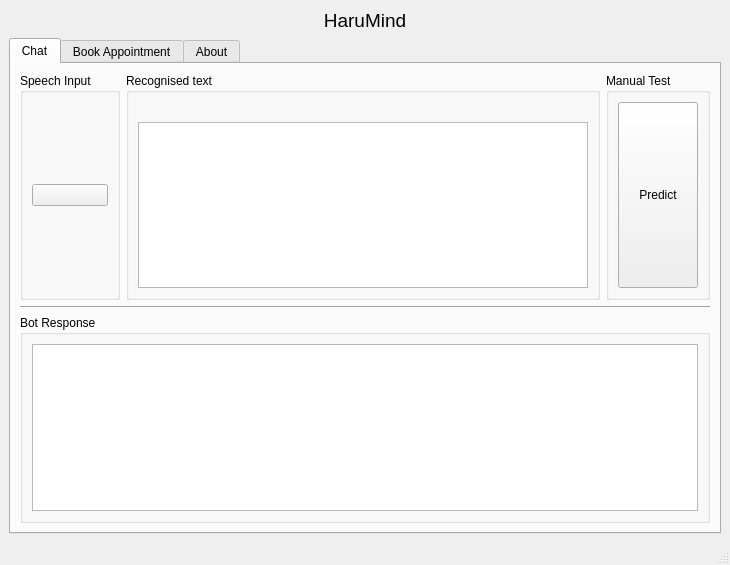
<?xml version="1.0" encoding="UTF-8"?>
<ui version="4.0">
 <class>MainWindow</class>
 <widget class="QMainWindow" name="MainWindow">
  <property name="geometry">
   <rect>
    <x>0</x>
    <y>0</y>
    <width>730</width>
    <height>565</height>
   </rect>
  </property>
  <property name="windowTitle">
   <string>HaruMind</string>
  </property>
  <widget class="QWidget" name="centralwidget">
   <layout class="QGridLayout" name="gridLayout">
    <item row="0" column="0">
     <widget class="QLabel" name="label">
      <property name="font">
       <font>
        <pointsize>14</pointsize>
       </font>
      </property>
      <property name="text">
       <string>HaruMind</string>
      </property>
      <property name="alignment">
       <set>Qt::AlignCenter</set>
      </property>
     </widget>
    </item>
    <item row="1" column="0">
     <widget class="QTabWidget" name="tabWidget">
      <property name="currentIndex">
       <number>0</number>
      </property>
      <widget class="QWidget" name="tab">
       <attribute name="title">
        <string>Chat</string>
       </attribute>
       <layout class="QVBoxLayout" name="verticalLayout_3">
        <item>
         <layout class="QHBoxLayout" name="horizontalLayout">
          <item>
           <widget class="QGroupBox" name="groupBox_3">
            <property name="title">
             <string>Speech Input</string>
            </property>
            <layout class="QVBoxLayout" name="verticalLayout">
             <item>
              <widget class="QPushButton" name="mic_pushButton">
               <property name="text">
                <string/>
               </property>
               <property name="icon">
                <iconset>
                 <normaloff>images/microphone.png</normaloff>images/microphone.png</iconset>
               </property>
               <property name="iconSize">
                <size>
                 <width>100</width>
                 <height>100</height>
                </size>
               </property>
              </widget>
             </item>
            </layout>
           </widget>
          </item>
          <item>
           <widget class="QGroupBox" name="groupBox">
            <property name="title">
             <string>Recognised text</string>
            </property>
            <layout class="QGridLayout" name="gridLayout_2">
             <item row="1" column="0">
              <widget class="QPlainTextEdit" name="recognised_plainTextEdit"/>
             </item>
             <item row="0" column="0">
              <widget class="QLabel" name="notification_label">
               <property name="text">
                <string/>
               </property>
              </widget>
             </item>
            </layout>
           </widget>
          </item>
          <item>
           <widget class="QGroupBox" name="groupBox_2">
            <property name="title">
             <string>Manual Test</string>
            </property>
            <layout class="QVBoxLayout" name="verticalLayout_2">
             <item>
              <widget class="QPushButton" name="predict_pushButton">
               <property name="sizePolicy">
                <sizepolicy hsizetype="Minimum" vsizetype="Preferred">
                 <horstretch>0</horstretch>
                 <verstretch>0</verstretch>
                </sizepolicy>
               </property>
               <property name="text">
                <string>Predict</string>
               </property>
              </widget>
             </item>
            </layout>
           </widget>
          </item>
         </layout>
        </item>
        <item>
         <widget class="Line" name="line">
          <property name="orientation">
           <enum>Qt::Horizontal</enum>
          </property>
         </widget>
        </item>
        <item>
         <widget class="QGroupBox" name="groupBox_4">
          <property name="title">
           <string>Bot Response</string>
          </property>
          <layout class="QGridLayout" name="gridLayout_3">
           <item row="0" column="0">
            <widget class="QTextBrowser" name="response_textBrowser">
             <property name="openExternalLinks">
              <bool>true</bool>
             </property>
            </widget>
           </item>
          </layout>
         </widget>
        </item>
       </layout>
      </widget>
      <widget class="QWidget" name="tab_3">
       <attribute name="title">
        <string>Book Appointment</string>
       </attribute>
       <widget class="QComboBox" name="comboBox">
        <property name="geometry">
         <rect>
          <x>10</x>
          <y>20</y>
          <width>151</width>
          <height>22</height>
         </rect>
        </property>
        <item>
         <property name="text">
          <string>d1</string>
         </property>
        </item>
        <item>
         <property name="text">
          <string>d2</string>
         </property>
        </item>
        <item>
         <property name="text">
          <string>d3</string>
         </property>
        </item>
        <item>
         <property name="text">
          <string>d4</string>
         </property>
        </item>
        <item>
         <property name="text">
          <string>d5</string>
         </property>
        </item>
        <item>
         <property name="text">
          <string>d5</string>
         </property>
        </item>
       </widget>
       <widget class="QLabel" name="label_2">
        <property name="geometry">
         <rect>
          <x>10</x>
          <y>60</y>
          <width>601</width>
          <height>16</height>
         </rect>
        </property>
        <property name="text">
         <string>Doctor profile</string>
        </property>
       </widget>
       <widget class="QLabel" name="label_3">
        <property name="geometry">
         <rect>
          <x>10</x>
          <y>90</y>
          <width>131</width>
          <height>161</height>
         </rect>
        </property>
        <property name="frameShape">
         <enum>QFrame::Panel</enum>
        </property>
        <property name="text">
         <string>photo</string>
        </property>
       </widget>
       <widget class="QLabel" name="label_4">
        <property name="geometry">
         <rect>
          <x>150</x>
          <y>90</y>
          <width>471</width>
          <height>161</height>
         </rect>
        </property>
        <property name="frameShape">
         <enum>QFrame::Panel</enum>
        </property>
        <property name="text">
         <string>description</string>
        </property>
       </widget>
       <widget class="QPushButton" name="pushButton">
        <property name="geometry">
         <rect>
          <x>180</x>
          <y>20</y>
          <width>181</width>
          <height>28</height>
         </rect>
        </property>
        <property name="text">
         <string>Book Appointment</string>
        </property>
       </widget>
      </widget>
      <widget class="QWidget" name="tab_2">
       <attribute name="title">
        <string>About</string>
       </attribute>
       <layout class="QVBoxLayout" name="verticalLayout_4">
        <item>
         <widget class="QTextBrowser" name="textBrowser">
          <property name="html">
           <string>&lt;!DOCTYPE HTML PUBLIC &quot;-//W3C//DTD HTML 4.0//EN&quot; &quot;http://www.w3.org/TR/REC-html40/strict.dtd&quot;&gt;
&lt;html&gt;&lt;head&gt;&lt;meta name=&quot;qrichtext&quot; content=&quot;1&quot; /&gt;&lt;style type=&quot;text/css&quot;&gt;
p, li { white-space: pre-wrap; }
&lt;/style&gt;&lt;/head&gt;&lt;body style=&quot; font-family:'MS Shell Dlg 2'; font-size:7.8pt; font-weight:400; font-style:normal;&quot;&gt;
&lt;p align=&quot;center&quot; style=&quot; margin-top:0px; margin-bottom:0px; margin-left:0px; margin-right:0px; -qt-block-indent:0; text-indent:0px;&quot;&gt;&lt;span style=&quot; font-size:14pt; font-weight:600;&quot;&gt;HaruMind&lt;/span&gt;&lt;/p&gt;&lt;/body&gt;&lt;/html&gt;</string>
          </property>
         </widget>
        </item>
       </layout>
      </widget>
     </widget>
    </item>
   </layout>
  </widget>
  <widget class="QMenuBar" name="menubar">
   <property name="geometry">
    <rect>
     <x>0</x>
     <y>0</y>
     <width>730</width>
     <height>26</height>
    </rect>
   </property>
  </widget>
  <widget class="QStatusBar" name="statusbar"/>
 </widget>
 <resources/>
 <connections/>
</ui>
